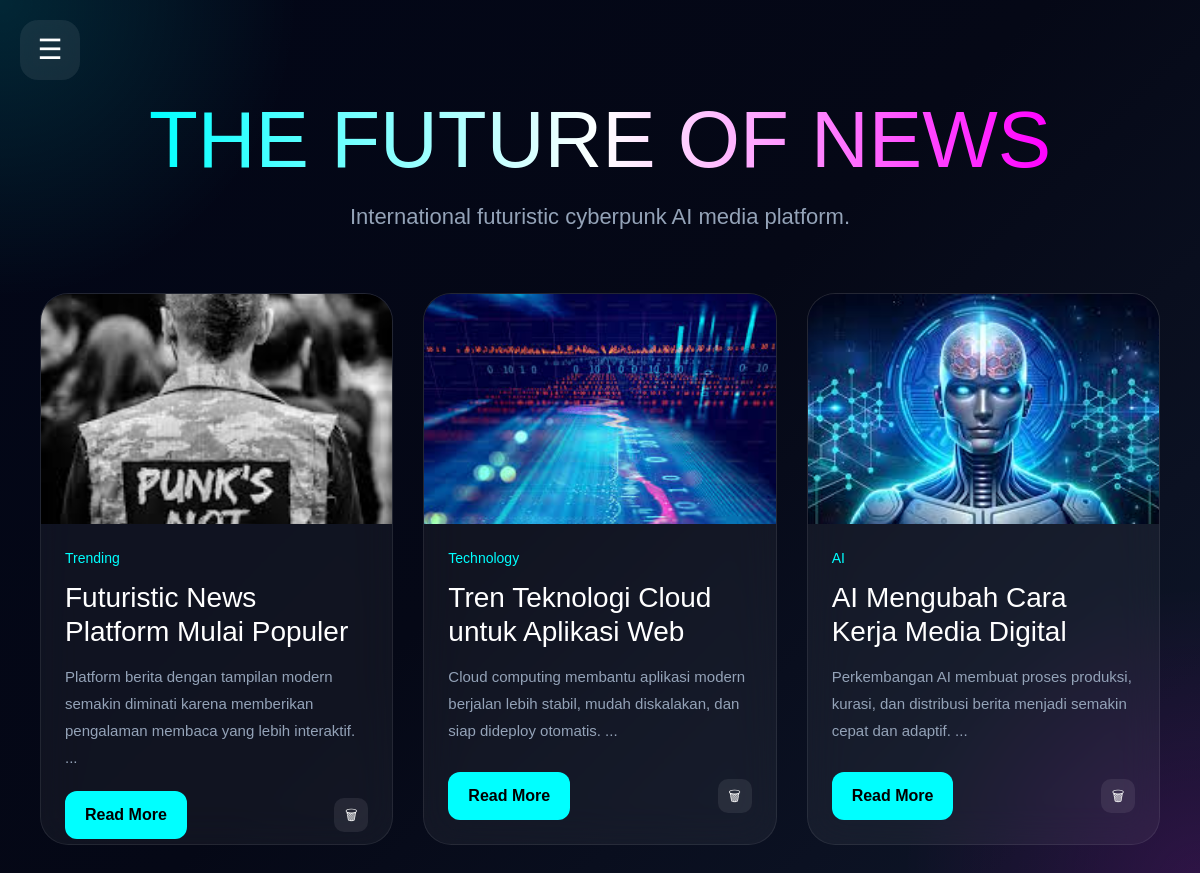
/dynamic-app/index.php, run on the app's committed database.
### tables this page shows
CREATE TABLE IF NOT EXISTS berita (
    id INT AUTO_INCREMENT PRIMARY KEY,
    judul VARCHAR(255) NOT NULL,
    isi TEXT NOT NULL,
    gambar VARCHAR(255) DEFAULT NULL,
    kategori VARCHAR(100) NOT NULL DEFAULT 'Technology',
    views INT NOT NULL DEFAULT 0,
    likes INT NOT NULL DEFAULT 0,
    created_at TIMESTAMP DEFAULT CURRENT_TIMESTAMP
);

### dynamic-app/index.php (the view, shortened to what this page needs)
<?php
include 'config/koneksi.php';
$kategori = isset($_GET['kategori'])
? $_GET['kategori']
: 'Home';
if($kategori == 'Home'){
    $query = mysqli_query($conn,"
    SELECT * FROM berita
    ORDER BY id DESC
    ");
}else{
    $query = mysqli_query($conn,"
    SELECT * FROM berita
    WHERE kategori='$kategori'
    ORDER BY id DESC
    ");
}
?>
<!DOCTYPE html>
<html lang="en">
<head>
<script src="https://cdn.tailwindcss.com"></script>
</head>
<body>
<div class="toggle-btn" onclick="toggleSidebar()">
☰
</div>
<div class="content">
<div class="hero">
<h1>
THE FUTURE OF NEWS
</h1>
<p>
International futuristic cyberpunk AI media platform.
</p>
</div>
<div class="grid-news">
<?php while($data=mysqli_fetch_array($query)) { ?>
<div class="card">
<img
src="assets/uploads/<?php echo $data['gambar']; ?>"
>
<div class="card-content">
<div class="category">
<?php echo $data['kategori']; ?>
</div>
<h2>
<?php echo $data['judul']; ?>
</h2>
<p class="desc">
<?php
echo substr(strip_tags($data['isi']),0,120);
?>
...
</p>
<div class="button-area">
<a
href="berita.php?id=<?php echo $data['id']; ?>"
class="btn"
>
Read More
</a>
<a
href="admin/hapus.php?id=<?php echo $data['id']; ?>"
onclick="return confirm('Yakin hapus berita ini?')"
class="delete-icon"
>
🗑
</a>
</div>
</div>
</div>
<?php } ?>
</div>
</div>
</body>
</html>

### dynamic-app/index.php (style rules this page uses)
* { margin:0; padding:0; box-sizing:border-box; }
body { background: radial-gradient(circle at top left,#00ffff22,transparent 20%), radial-gradient(circle at bottom right,#ff00ff22,transparent 20%), linear-gradient(135deg,#020617,#050816,#0f172a); color:white; font-family:Arial; overflow-x:hidden; }
.toggle-btn { position:fixed; top:20px; left:20px; width:60px; height:60px; border-radius:18px; background:rgba(255,255,255,0.08); backdrop-filter:blur(20px); display:flex; justify-content:center; align-items:center; font-size:28px; cursor:pointer; z-index:2000; transition:0.3s; }
.content { padding:100px 40px 40px 40px; }
.hero { margin-bottom:60px; text-align:center; display:flex; flex-direction:column; justify-content:center; align-items:center; }
.hero h1 { font-size:80px; line-height:1; margin-bottom:20px; background:linear-gradient(90deg,cyan,white,#ff00ff); -webkit-background-clip:text; -webkit-text-fill-color:transparent; }
.hero p { color:#94a3b8; font-size:22px; }
.grid-news { display:grid; grid-template-columns: repeat(auto-fit,minmax(320px,1fr)); gap:30px; }
.card { background:rgba(255,255,255,0.05); backdrop-filter:blur(20px); border:1px solid rgba(255,255,255,0.08); border-radius:28px; overflow:hidden; transition:0.4s; }
.card img { width:100%; height:230px; object-fit:cover; }
.card-content { padding:24px; display:flex; flex-direction:column; height:320px; }
.category { color:cyan; font-size:14px; margin-bottom:12px; }
.card h2 { font-size:28px; margin-bottom:15px; line-height:1.2; }
.desc { flex:1; color:#94a3b8; line-height:1.8; font-size:15px; }
.button-area { display:flex; justify-content:space-between; align-items:center; margin-top:20px; }
.btn { display:inline-block; background:cyan; color:black; padding:12px 20px; border-radius:12px; text-decoration:none; font-weight:bold; transition:0.3s; }
.delete-icon { width:34px; height:34px; border-radius:10px; background:rgba(255,255,255,0.08); color:white; display:flex; align-items:center; justify-content:center; text-decoration:none; font-size:14px; transition:0.3s; }

### data on the page
berita: gambar (picture), kategori "Trending", judul "Futuristic News Platform Mulai Populer", isi "Platform berita dengan tampilan modern semakin diminati karena memberikan pengalaman membaca yang lebih interaktif."
berita: gambar (picture), kategori "Technology", judul "Tren Teknologi Cloud untuk Aplikasi Web", isi "Cloud computing membantu aplikasi modern berjalan lebih stabil, mudah diskalakan, dan siap dideploy otomatis."
berita: gambar (picture), kategori "AI", judul "AI Mengubah Cara Kerja Media Digital", isi "Perkembangan AI membuat proses produksi, kurasi, dan distribusi berita menjadi semakin cepat dan adaptif."
